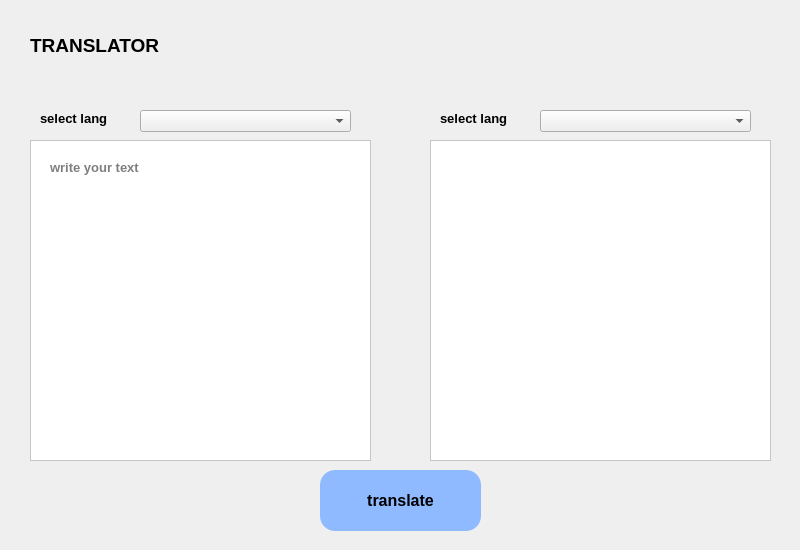
<?xml version="1.0" encoding="UTF-8"?>
<ui version="4.0">
 <class>Form</class>
 <widget class="QWidget" name="Form">
  <property name="geometry">
   <rect>
    <x>0</x>
    <y>0</y>
    <width>800</width>
    <height>550</height>
   </rect>
  </property>
  <property name="font">
   <font>
    <family>Arial</family>
   </font>
  </property>
  <property name="windowTitle">
   <string>Form</string>
  </property>
  <property name="styleSheet">
   <string notr="true"/>
  </property>
  <widget class="QLabel" name="label">
   <property name="geometry">
    <rect>
     <x>30</x>
     <y>20</y>
     <width>621</width>
     <height>51</height>
    </rect>
   </property>
   <property name="font">
    <font>
     <family>Arial</family>
     <pointsize>14</pointsize>
     <weight>75</weight>
     <bold>true</bold>
    </font>
   </property>
   <property name="text">
    <string>TRANSLATOR</string>
   </property>
  </widget>
  <widget class="QTextEdit" name="textEdit">
   <property name="geometry">
    <rect>
     <x>30</x>
     <y>140</y>
     <width>341</width>
     <height>321</height>
    </rect>
   </property>
   <property name="font">
    <font>
     <family>Arial</family>
     <pointsize>10</pointsize>
     <weight>75</weight>
     <bold>true</bold>
    </font>
   </property>
   <property name="styleSheet">
    <string notr="true">QTextEdit{

	background-color: white;
	padding: 15px 15px;

}
</string>
   </property>
   <property name="placeholderText">
    <string>write your text</string>
   </property>
  </widget>
  <widget class="QTextEdit" name="textEdit_2">
   <property name="geometry">
    <rect>
     <x>430</x>
     <y>140</y>
     <width>341</width>
     <height>321</height>
    </rect>
   </property>
   <property name="font">
    <font>
     <family>Arial</family>
     <pointsize>10</pointsize>
     <weight>75</weight>
     <bold>true</bold>
    </font>
   </property>
   <property name="styleSheet">
    <string notr="true">QTextEdit{

	background-color: white;
	padding: 15px 15px;

}</string>
   </property>
  </widget>
  <widget class="QLabel" name="label_2">
   <property name="geometry">
    <rect>
     <x>40</x>
     <y>110</y>
     <width>81</width>
     <height>16</height>
    </rect>
   </property>
   <property name="font">
    <font>
     <family>Arial</family>
     <pointsize>10</pointsize>
     <weight>75</weight>
     <bold>true</bold>
    </font>
   </property>
   <property name="text">
    <string>select lang</string>
   </property>
  </widget>
  <widget class="QLabel" name="label_3">
   <property name="geometry">
    <rect>
     <x>440</x>
     <y>110</y>
     <width>81</width>
     <height>16</height>
    </rect>
   </property>
   <property name="font">
    <font>
     <family>Arial</family>
     <pointsize>10</pointsize>
     <weight>75</weight>
     <bold>true</bold>
    </font>
   </property>
   <property name="text">
    <string>select lang</string>
   </property>
  </widget>
  <widget class="QComboBox" name="comboBox">
   <property name="geometry">
    <rect>
     <x>140</x>
     <y>110</y>
     <width>211</width>
     <height>22</height>
    </rect>
   </property>
   <property name="font">
    <font>
     <family>Arial</family>
    </font>
   </property>
  </widget>
  <widget class="QComboBox" name="comboBox_2">
   <property name="geometry">
    <rect>
     <x>540</x>
     <y>110</y>
     <width>211</width>
     <height>22</height>
    </rect>
   </property>
   <property name="font">
    <font>
     <family>Arial</family>
    </font>
   </property>
  </widget>
  <widget class="QPushButton" name="pushButton">
   <property name="geometry">
    <rect>
     <x>320</x>
     <y>470</y>
     <width>161</width>
     <height>61</height>
    </rect>
   </property>
   <property name="font">
    <font>
     <family>Arial</family>
     <pointsize>12</pointsize>
     <weight>75</weight>
     <bold>true</bold>
     <underline>false</underline>
    </font>
   </property>
   <property name="styleSheet">
    <string notr="true">QPushButton{

	background-color: rgb(143, 186, 255);
	border-radius: 15px;

}


QPushButton:hover{
	background-color: rgb(184, 233, 255);
}</string>
   </property>
   <property name="text">
    <string>translate</string>
   </property>
  </widget>
  <zorder>label</zorder>
  <zorder>textEdit_2</zorder>
  <zorder>label_2</zorder>
  <zorder>label_3</zorder>
  <zorder>comboBox</zorder>
  <zorder>comboBox_2</zorder>
  <zorder>pushButton</zorder>
  <zorder>textEdit</zorder>
 </widget>
 <resources/>
 <connections/>
</ui>
